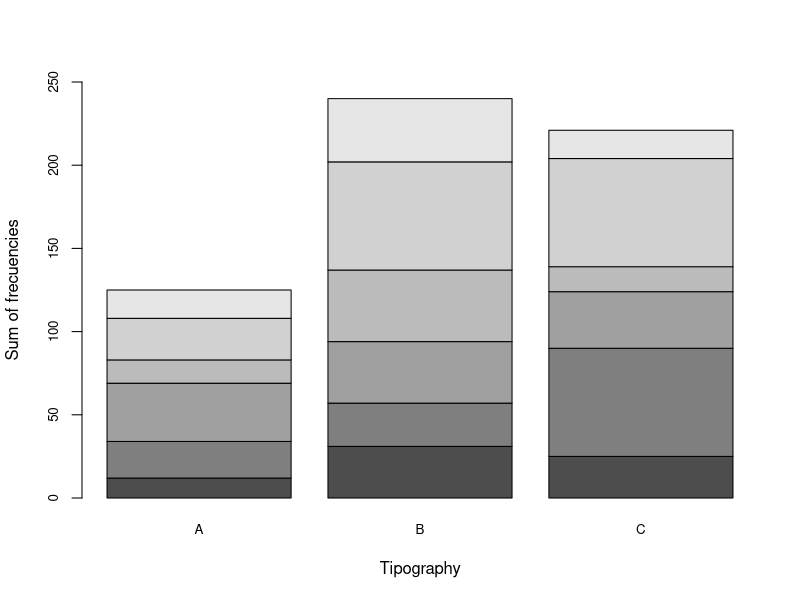

This figure's R source:
A <- c(12, 22, 35, 14, 25, 17)
B <- c(31, 26, 37, 43, 65, 38)
C <- c(25, 65, 34, 15, 65, 17)

Data <- data.frame(A, B, C)
print(Data)

Data <- as.matrix(Data)
print(Data)

pdf('BarPlot.pdf')
barplot(Data, 
	ylim = c(0,250), ylab = 'Sum of frecuencies', xlab = 'Tipography', 
	cex.axis = 0.8, cex.names = 0.8)
dev.off()